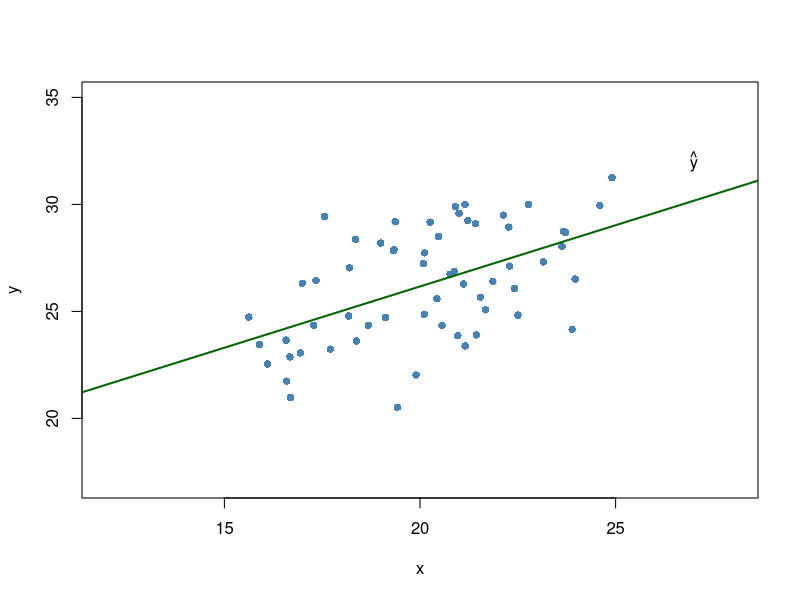
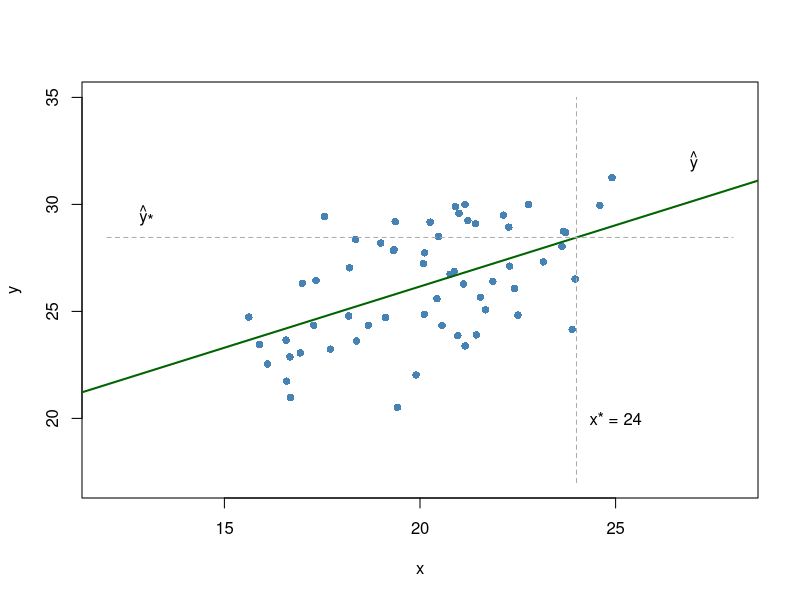
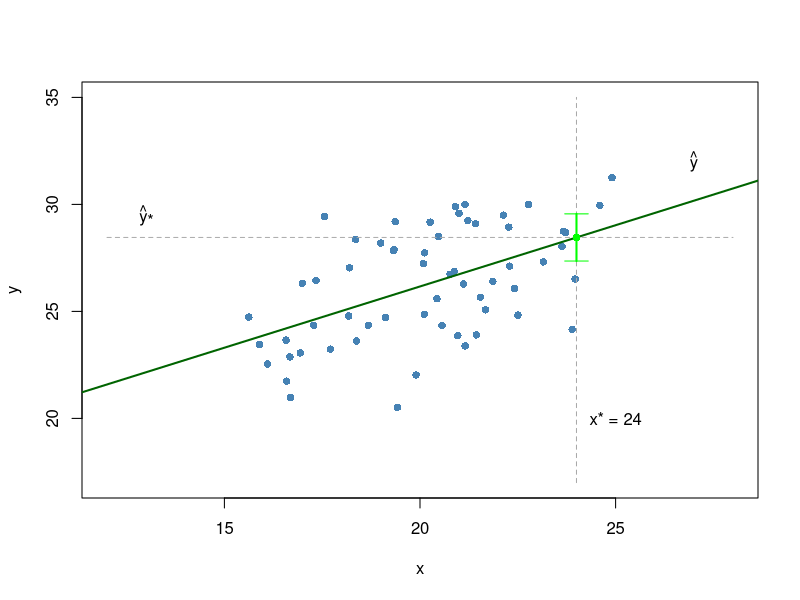
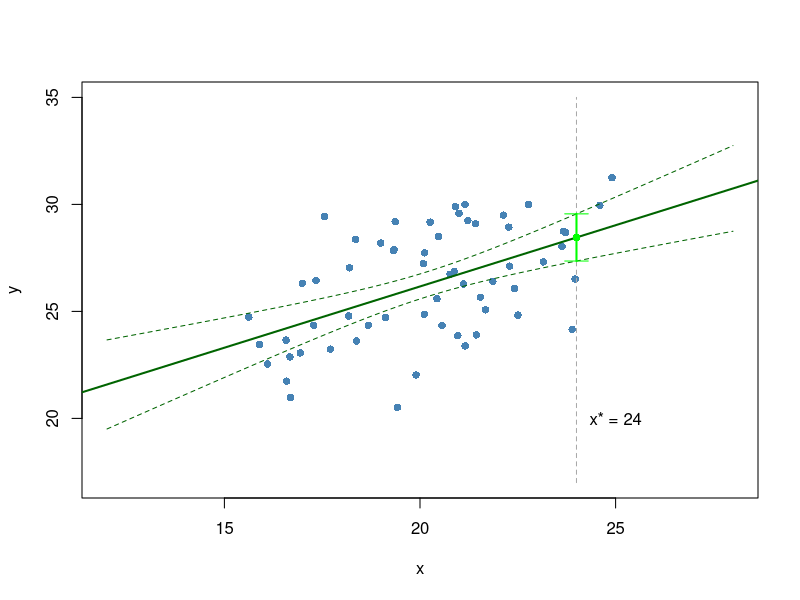
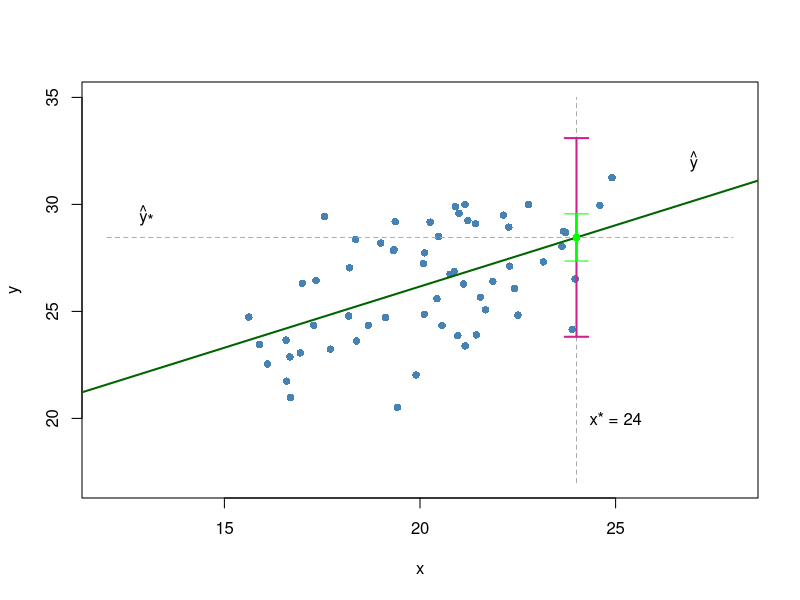
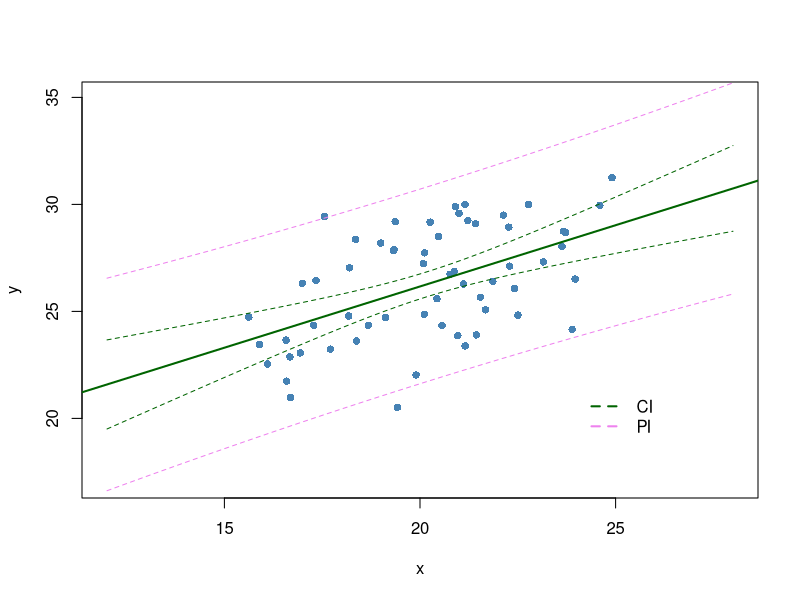

These charts were generated, in order, by the following R code:
## ---- chunk 1
plot(20, 25, xlim = c(12, 28), ylim = c(17, 35), ylab = "y", xlab = "x", type = "n") # set up an empty plot
set.seed(447)
n <- 60
beta_0 <- 12
beta_1 <- .7
sigma <- 2
x <- rnorm(n, mean = 20, sd = 3)
f_mean <- beta_0 + beta_1 * x # mean function
f_data <- f_mean + rnorm(n, mean = 0, sd = sigma) # data generating function
points(x, f_data, pch = 16, col = rgb(70/255, 130/255, 180/255, 1)) # add generated data
m1 <- lm(f_data~x)
abline(m1, lwd = 2, col = "darkgreen")
text(27, 32, expression(hat(y)))
## ---- chunk 2
plot(20, 25, xlim = c(12, 28), ylim = c(17, 35), ylab = "y", xlab = "x", type = "n") # set up an empty plot
points(x, f_data, pch = 16, col = rgb(70/255, 130/255, 180/255, 1)) # add generated data
abline(m1, lwd = 2, col = "darkgreen")
lines(c(24, 24), c(17, 35), lty = 2, col = "darkgrey")
text(27, 32, expression(hat(y)))
text(25, 20, "x* = 24")
lines(c(12, 28), rep(m1$coef[1] + m1$coef[2] * 24, 2), lty = 2, col = "darkgrey")
text(13, m1$coef[1] + m1$coef[2] * 24 + 1, expression(paste(hat(y)[textstyle("*")])))
## ---- chunk 3
m1 <- lm(f_data~x)
x_star <- 24
m1$coef[1] + m1$coef[2] * x_star
predict(m1, data.frame(x = x_star), interval = "confidence")
## ---- chunk 4
plot(20, 25, xlim = c(12, 28), ylim = c(17, 35), ylab = "y", xlab = "x", type = "n") # set up an empty plot
points(x, f_data, pch = 16, col = rgb(70/255, 130/255, 180/255, 1)) # add generated data
abline(m1, lwd = 2, col = "darkgreen")
lines(c(24, 24), c(17, 35), lty = 2, col = "darkgrey")
text(27, 32, expression(hat(y)))
text(25, 20, "x* = 24")
lines(c(12, 28), rep(m1$coef[1] + m1$coef[2] * 24, 2), lty = 2, col = "darkgrey")
text(13, m1$coef[1] + m1$coef[2] * 24 + 1, expression(paste(hat(y)[textstyle("*")])))
ci <- predict(m1, data.frame(x = x_star), interval = "confidence")
points(x_star, ci[1], col = "green", pch = 16)
lines(rep(x_star, 2), ci[2:3], col = "green", lwd = 2)
lines(c(x_star - .3, x_star + .3), rep(ci[2], 2), col = "green")
lines(c(x_star - .3, x_star + .3), rep(ci[3], 2), col = "green")
## ---- chunk 5
plot(20, 25, xlim = c(12, 28), ylim = c(17, 35), ylab = "y", xlab = "x", type = "n") # set up an empty plot
points(x, f_data, pch = 16, col = rgb(70/255, 130/255, 180/255, 1)) # add generated data
abline(m1, lwd = 2, col = "darkgreen")
xx <- seq(12, 28, .2)
int_mat <- predict(m1, data.frame(x = xx), interval = "confidence")
lines(xx, int_mat[, 2], lty = 2, col = "darkgreen")
lines(xx, int_mat[, 3], lty = 2, col = "darkgreen")
lines(c(24, 24), c(17, 35), lty = 2, col = "darkgrey")
text(25, 20, "x* = 24")
ci <- predict(m1, data.frame(x = x_star), interval = "confidence")
points(x_star, ci[1], col = "green", pch = 16)
lines(rep(x_star, 2), ci[2:3], col = "green", lwd = 2)
lines(c(x_star - .3, x_star + .3), rep(ci[2], 2), col = "green")
lines(c(x_star - .3, x_star + .3), rep(ci[3], 2), col = "green")
## ---- chunk 6
m1 <- lm(f_data~x)
x_star <- 24
m1$coef[1] + m1$coef[2] * x_star
predict(m1, data.frame(x = x_star), interval = "prediction")
## ---- chunk 7
plot(20, 25, xlim = c(12, 28), ylim = c(17, 35), ylab = "y", xlab = "x", type = "n") # set up an empty plot
points(x, f_data, pch = 16, col = rgb(70/255, 130/255, 180/255, 1)) # add generated data
abline(m1, lwd = 2, col = "darkgreen")
lines(c(24, 24), c(17, 35), lty = 2, col = "darkgrey")
text(27, 32, expression(hat(y)))
text(25, 20, "x* = 24")
lines(c(12, 28), rep(m1$coef[1] + m1$coef[2] * 24, 2), lty = 2, col = "darkgrey")
text(13, m1$coef[1] + m1$coef[2] * 24 + 1, expression(paste(hat(y)[textstyle("*")])))
pi <- predict(m1, data.frame(x = x_star), interval = "prediction")
lines(rep(x_star, 2), pi[2:3], col = "violetred", lwd = 2)
lines(c(x_star - .3, x_star + .3), rep(pi[2], 2), col = "violetred", lwd = 2)
lines(c(x_star - .3, x_star + .3), rep(pi[3], 2), col = "violetred", lwd = 2)
ci <- predict(m1, data.frame(x = x_star), interval = "confidence")
points(x_star, ci[1], col = "green", pch = 16)
lines(rep(x_star, 2), ci[2:3], col = "green", lwd = 2)
lines(c(x_star - .3, x_star + .3), rep(ci[2], 2), col = "green")
lines(c(x_star - .3, x_star + .3), rep(ci[3], 2), col = "green")
## ---- chunk 8
plot(20, 25, xlim = c(12, 28), ylim = c(17, 35), ylab = "y", xlab = "x", type = "n") # set up an empty plot
points(x, f_data, pch = 16, col = rgb(70/255, 130/255, 180/255, 1)) # add generated data
abline(m1, lwd = 2, col = "darkgreen")
ci_mat <- predict(m1, data.frame(x = xx), interval = "confidence")
lines(xx, ci_mat[, 2], lty = 2, col = "darkgreen")
lines(xx, ci_mat[, 3], lty = 2, col = "darkgreen")
pi_mat <- predict(m1, data.frame(x = xx), interval = "prediction")
lines(xx, pi_mat[, 2], lty = 2, col = "violet")
lines(xx, pi_mat[, 3], lty = 2, col = "violet")
legend(24, 21.5, legend = c("CI", "PI"), col = c("darkgreen", "violet"),
       lty = 2, lwd = 2, bty = "n")
## ---- chunk 9
n <- 60
beta_0 <- 12
beta_1 <- .7
sigma <- 2
x <- rnorm(n, mean = 20, sd = 3)
f_mean <- beta_0 + beta_1 * x # mean function
f_data <- f_mean + rnorm(n, mean = 0, sd = sigma) # data generating function
